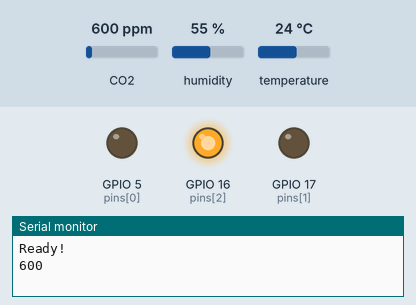
A sketch run on a simulated ESP32. Parts: output pins drawn as LEDs (lit = HIGH), the last lines printed to the serial monitor. The inputs (shaded band) are chosen by the test bench; at power-on: CO2 600 ppm, humidity 55 %, temperature 24 °C. Storage starts empty.

Above: at 1.2 s.
1.3 s: CO2 set to 621 ppm
At 2.8 s:
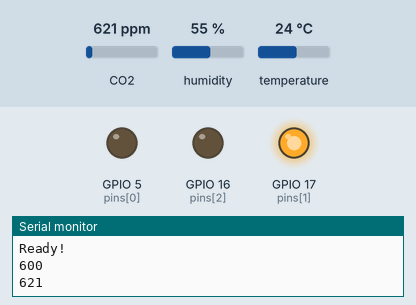
3.5 s: CO2 set to 1154 ppm
5.2 s: CO2 set to 1241 ppm
At 7.1 s:
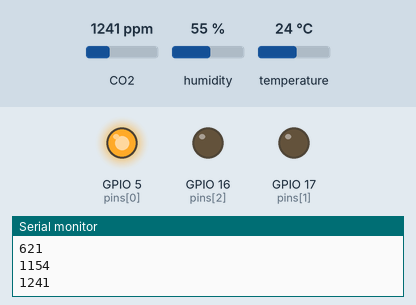
7.5 s: CO2 set to 452 ppm
At 8.6 s:
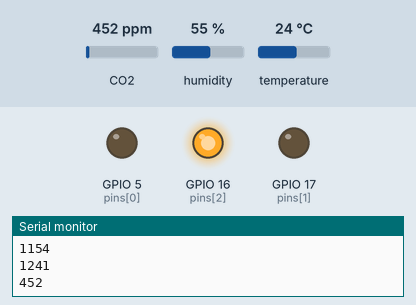
9.5 s: CO2 set to 1050 ppm
At 11.4 s:
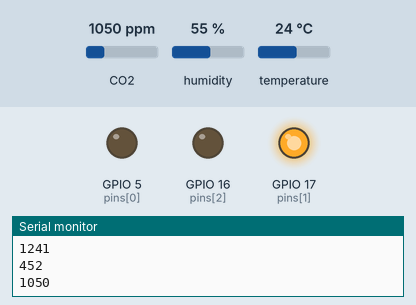
Timing chart, 0 to 12.5 s (numbered marks = the images above; inputs shaded):
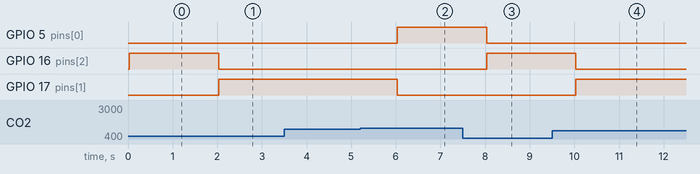

The sketch:

esp32code.ino
```cpp
#include <AsyncTCP.h>
#include <SPIFFS.h>
#include <SparkFun_SCD30_Arduino_Library.h>
#include <WiFi.h>
#include <WebServer.h>
#include <ESPAsyncWebServer.h>

// Initialisation des variables
SCD30 sensor;
int state = 2;

// Initialisation de constantes
int pins[] = {5, 17, 16};
const char *ssid = "CO2_Sensor";
const char *pw = "co2sensor1234";
AsyncWebServer server(80);

// Definire une nouvelle structure de données
typedef struct {
  uint32_t CO2;
  uint32_t temp;
  uint32_t hum;
} Data;

// Format de données envoyés au client
Data sensorData;

void setup() {
  // Setup des Pins écriture
  for (int i = 0; i <= 2; i++) {
    pinMode(pins[i], OUTPUT);
    digitalWrite(pins[i], 0);
  }

  // Setup du Serial
  Serial.begin(115200);
  println("Starting up ESP and SPIFFS.");

  // Setup de la mémoire SPIFFS
  if (!SPIFFS.begin()) {
    println("An error was encountered while mounting SPIFFS...");
    return; // This cancels the start of the ESP.
  } else {
    println("Files present in filesys:");
    File root = SPIFFS.open("/");
    File file = root.openNextFile();
    while (file) {
      print("File: ");
      println(file.name());
      file = root.openNextFile();
    }
  }

  // Setup du capteur
  Wire.begin();
  if (!sensor.begin()) {
    println("Air Sensor not detected. Press BP?");
    while (1);
  }

  // Extinction des LEDs
  turnOffAllLEDs();

  // Setup du point d'acces WiFi
  println("Setting up Server...");
  WiFi.softAP(ssid, pw);

  // Passing Connection information
  char buffer[100];
  sprintf(buffer, "Now listening at IP %s, on SSID %d\n", WiFi.softAPIP().toString().c_str(), ssid);
  Serial.println(buffer);

  // Setup du server web
  server.on("/credits", HTTP_GET, [](AsyncWebServerRequest *request) {
    request->send(SPIFFS, "/credits.html");
  });

  server.on("/", HTTP_GET, [](AsyncWebServerRequest *request) {
    request->send(SPIFFS, "/index.html");
  });

  server.serveStatic("/", SPIFFS, "/").setDefaultFile("index.html");

  server.onNotFound([](AsyncWebServerRequest *request) {
    request->send(404);
  });

  server.begin();

  // Done
  println("Ready!");
}

void loop() {
  __main();
}

void __main() {
  if (sensor.dataAvailable()) {
    updateData();
    stateHandler();
  }

  delay(2000);
}

void updateData() {
  sensorData.CO2 = sensor.getCO2();
  sensorData.temp = sensor.getTemperature();
  sensorData.hum = sensor.getHumidity();
  println(String(sensorData.CO2));
}

void stateHandler() {
  int co2 = sensorData.CO2;
  state = floor(1200 / co2);
  if (state > 2) {
    state = 2;
  }
  turnOffAllLEDs();
  turnOnLED(state);
}

//Helper Functions
void turnOffAllLEDs() {
  for (int i = 0; i <= 2; i++) {
    digitalWrite(pins[i], 0);
  }
}

void turnOnLED(int led) {
  digitalWrite(pins[led], 1);
}

void print(String message) {
  Serial.print(message);
}

void println(String message) {
  Serial.println(message);
}
```

Measured:
- the behaviour switches between 600 and 601 ppm on CO2 (found by bisection; images 0 and 1)
- the behaviour switches between 1200 and 1201 ppm on CO2 (found by bisection; images 1 and 2)
- after the input at 1.3 s, GPIO 16 (pins[2]): HIGH → LOW after 0.73 s; GPIO 17 (pins[1]): LOW → HIGH after 0.73 s
- after the input at 5.2 s, GPIO 5 (pins[0]): LOW → HIGH after 0.83 s; GPIO 17 (pins[1]): HIGH → LOW after 0.83 s
- after the input at 7.5 s, GPIO 5 (pins[0]): HIGH → LOW after 0.53 s; GPIO 16 (pins[2]): LOW → HIGH after 0.53 s
- after the input at 9.5 s, GPIO 16 (pins[2]): HIGH → LOW after 0.53 s; GPIO 17 (pins[1]): LOW → HIGH after 0.53 s
